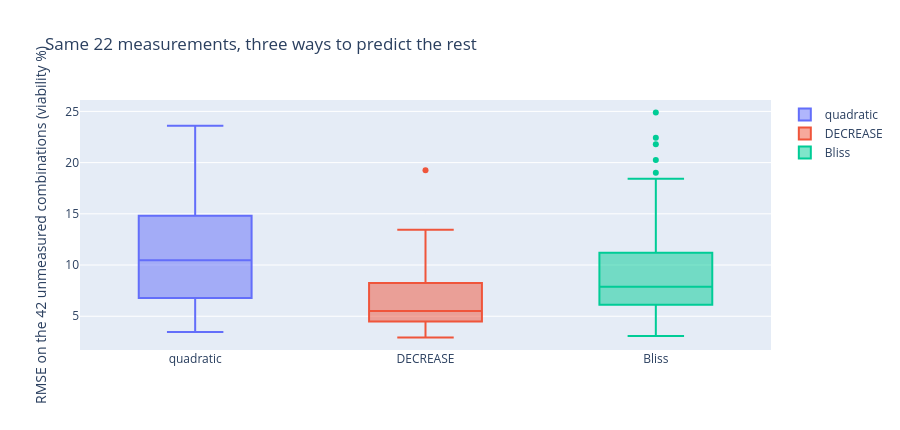

This figure's notebook cell:
### Code cell
fig = go.Figure()
for m in ("quadratic", "DECREASE", "Bliss"):
    fig.add_trace(go.Box(y=R[f"rmse_{m}"], name=m, boxpoints="outliers"))
fig.update_layout(yaxis_title="RMSE on the 42 unmeasured combinations (viability %)", height=430,
                  title="Same 22 measurements, three ways to predict the rest")
fig
